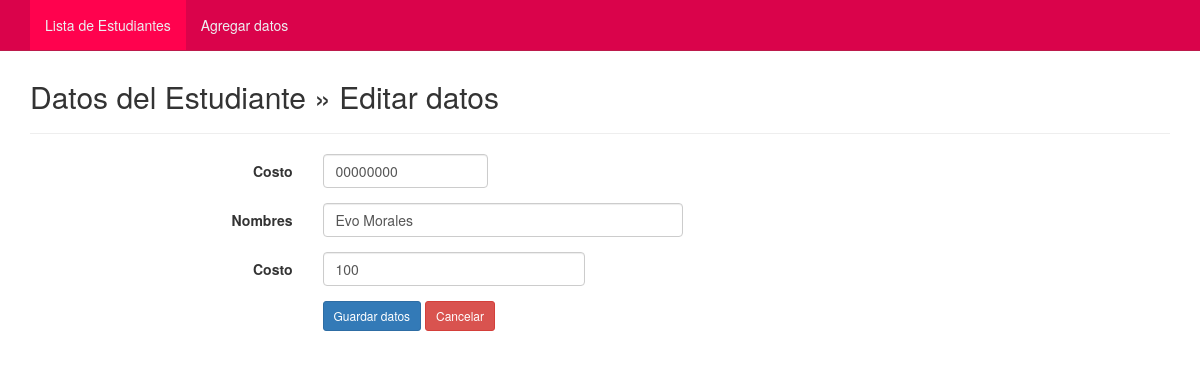
/editar.php?nik=00000000, run on the app's committed database.
### tables this page shows
CREATE TABLE `estudiantes` (
  `ci` varchar(10) NOT NULL,
  `nombres` varchar(50) NOT NULL,
  `costo` int(10) NOT NULL
);

### editar.php (the view, shortened to what this page needs)
<?php
include("conexion.php");
?>
<!DOCTYPE html>
<html lang="es">
<head>
	<link href="css/bootstrap.min.css" rel="stylesheet">
	<link href="css/bootstrap-datepicker.css" rel="stylesheet">
	<link href="css/style_nav.css" rel="stylesheet">
</head>
<body>
	<nav class="navbar navbar-default navbar-fixed-top">
		<?php include("nav.php");?>
	</nav>
	<div class="container">
		<div class="content">
			<h2>Datos del Estudiante &raquo; Editar datos</h2>
			<hr />
			<?php
			$nik = mysqli_real_escape_string($con,(strip_tags($_GET["nik"],ENT_QUOTES)));
			$sql = mysqli_query($con, "SELECT * FROM estudiantes WHERE ci='$nik'");
			if(mysqli_num_rows($sql) == 0){
				header("Location: index.php");
			}else{
				$row = mysqli_fetch_assoc($sql);
			}
			?>
			<form class="form-horizontal" action="" method="post">
				<div class="form-group">
					<label class="col-sm-3 control-label">Costo</label>
					<div class="col-sm-2">
						<input type="text" name="ci" value="<?php echo $row ['ci']; ?>" class="form-control" placeholder="NIK" required>
					</div>
				</div>
				<div class="form-group">
					<label class="col-sm-3 control-label">Nombres</label>
					<div class="col-sm-4">
						<input type="text" name="nombres" value="<?php echo $row ['nombres']; ?>" class="form-control" placeholder="Nombres" required>
					</div>
				</div>
				<div class="form-group">
					<label class="col-sm-3 control-label">Costo</label>
					<div class="col-sm-3">
						<input type="text" name="costo" value="<?php echo $row ['costo']; ?>" class="form-control" placeholder="Teléfono" required>
					</div>
				</div>
				<div class="form-group">
					<label class="col-sm-3 control-label">&nbsp;</label>
					<div class="col-sm-6">
						<input type="submit" name="save" class="btn btn-sm btn-primary" value="Guardar datos">
						<a href="index.php" class="btn btn-sm btn-danger">Cancelar</a>
					</div>
				</div>
			</form>
		</div>
	</div>
</body>
</html>

### css/style_nav.css (style rules this page uses)
.navbar-default { background-color: #da034b; border-color: #bc1a4b; }

### editar.php (style rules this page uses)
.content { margin-top: 80px; }

### data on the page
estudiantes: ci "00000000", nombres "Evo Morales", costo "100"
